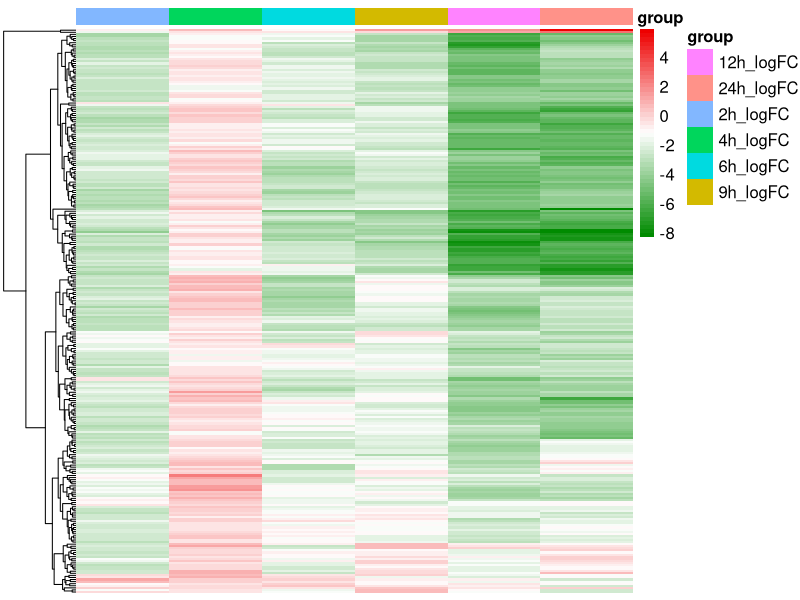

The R script that drew this image:
## ---- chunk 1
rm(list = ls())

rt=read.table("diff_Ubi_time.txt",sep="\t",header=T,row.names=1,check.names=F)   
rt1=rt[,-1]
rt1=t(rt1)
library(pheatmap)
Type=as.data.frame(rt[,1])
colnames(Type)=c("group")
rownames(Type)=colnames(rt1)
pdf(file = "heatmap.pdf",width = 4,height = 8)
pheatmap(rt1, annotation_col=Type,
         color =colorRampPalette(c("green4", "white", "red2"))(50),
         cluster_rows = T,
         cluster_cols =F,
         fontsize=12,
         fontsize_row=8,
         show_colnames=F,
        show_rownames=F,
         fontsize_col=3)

dev.off()
## ---- chunk 2
summary(cars)
## ---- chunk 3
plot(pressure)
